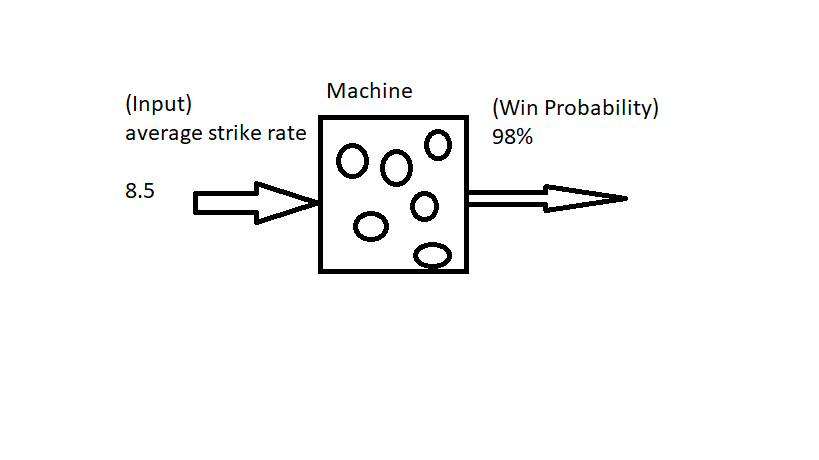
#> input picture secA1.png, 819 x 460 px, found by its file name
$ jupyter execute --allow-errors B_Innovative.ipynb   (shell and % lines are left out)
#> lines starting #> are read from the running program, lines starting #| are printed output that depends on the picture
# Intutite Deep Learning Class - B_Innovative classes

In this we will be understanding the concepts. It is more practical. But we wont be using any framework for that
The contents are -

1.

1. What is machin learning?
ans. A field of study that gives computer the ability to learn without being explicitly programmed - Arthur Sammuel
Mostly general as the name implies, ML is a subfield of computer science wherein machines learn to perform tasks for which they were not explicitly programmed.

Direct or indirect imitation after observing pattern

We know there are two type of ML supervised and unsupervised. They can be further divided into parametric and non-parametric

2. What is difference parametric and non-parametric algorithm?
ans. A parametric is characterized by having a fixed number of parameters whereas a non-parametric model's number of parameters is infinite(determined by data)

Parametric - A learning model that summarizes data with a set of parameters of fixed size (independent of the number of training examples) is called a parametric model. No matter how much data you throw at a parametric model, it won’t change its mind about how many parameters it needs.

The algorithms involve two steps:

Select a form for the function.
Learn the coefficients for the function from the training data.

Some more examples of parametric machine learning algorithms include:

Logistic Regression
Linear Discriminant Analysis
Perceptron
Naive Bayes
Simple Neural Networks

non parametric - Nonparametric methods are good when you have a lot of data and no prior knowledge, and when you don’t want to worry too much about choosing just the right features

Some more examples of popular nonparametric machine learning algorithms are:

k-Nearest Neighbors
Decision Trees like CART and C4.5
Support Vector Machines

# Introduction to Neural Prediction Forward Propagation
# 1. A Simple network Making a Prediction
# 2. What is neural network and what does it do?
# 3. Making a prediction with multiple inputs
# 4. Making a prediction with multiple outputs
# 5. Predicting on Predictions

#> (a cell that did not finish here is left out)

[cell 2]
import cv2

[cell 3]
import matplotlib.pyplot as plt

[cell 4]
img = cv2.imread('DATa\\secA1.png')
#> img is the input picture: shape (460, 819, 3); mean B, G, R 247.5, 247.4, 247.4

[cell 5]
img =cv2.resize(img,(1300,800))
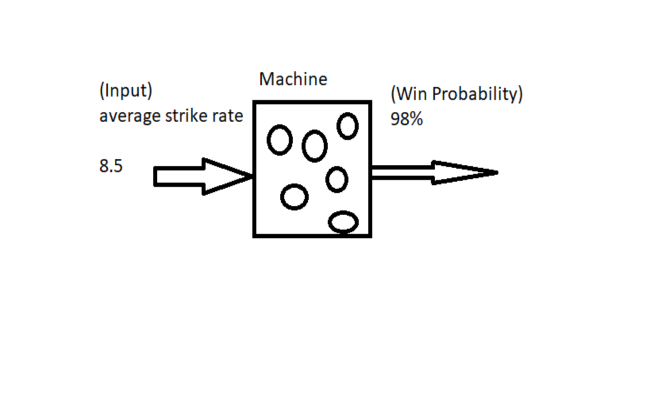
#> img: shape (800, 1300, 3) (shown at 1/2 size); mean B, G, R 247.5, 247.4, 247.4

[cell 6]
plt.imshow(img)

[cell 7]
img = cv2.imread('DATa\\secA2.png')
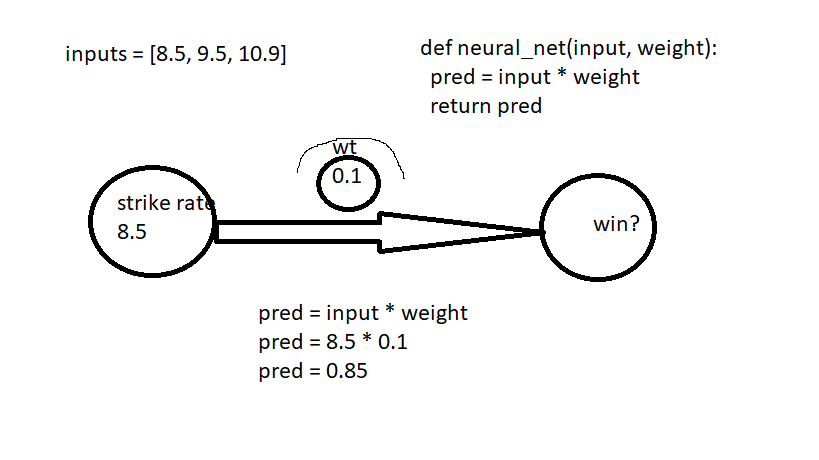
#> input picture secA2.png, 819 x 460 px, found by its file name
#> img is the input picture: shape (460, 819, 3); mean B, G, R 245.6, 245.6, 245.6
import matplotlib.pyplot as plt
plt.figure(figsize=(20,10))
 ## This is your plot
plt.imshow(img)

We just made the first neural network and used it to predict.
So for now what is neural network?
For now its one or more weights which we can multiply our input data to make prediction
So the question that comes in our mind are -

What is input data?

What is prediction?

Is this prediction always right?

How does the network learn?

[cell 8]
import numpy as np
weights = np.array([0.1, 0.2, 0])
def neural_network(input, weights):
    pred = input.dot(weights)
    return pred

strike_rates =  np.array([8.5, 9.5, 9.9, 9.0])
wlrec = np.array([0.65, 0.8, 0.8, 0.9])
nfans = np.array([1.2, 1.3, 0.5, 1.0])


input = np.array([strike_rates[0],wlrec[0],nfans[0]])
pred = neural_network(input,weights)

print(pred)

What every neural network does?
It accepts an input variable as information and a weight variable as knowledge and outputs a prediction

Another way to think about a neural network's weight is as a measure of sensitivity between input of the network
and its prediction

[cell 9]
# Instead of predicting just
# whether the team won or lost,
# now we're also predicting whether
# they are happy/sad AND the percentage
# of the team that is hurt. We are
# making this prediction using only
# the current win/loss record.

def ele_mul(number,vector):
#> called with number = 0.65
    output = [0,0,0]
    assert(len(output) == len(vector))
    for i in range(len(vector)):
        output[i] = number * vector[i]
    return output

weights = [0.3, 0.2, 0.9]

def neural_network(input, weights):
    pred = ele_mul(input,weights)
    return pred

wlrec = [0.65, 0.8, 0.8, 0.9]
input = wlrec[0]
pred = neural_network(input,weights)

print(pred)

So now we can see we are providing vectors instead of single number. Well a vector is nothing other than a list of numbers.
here inp and wts are vector. A list of vectors is called matrix

[cell 10]
            #toes %win #fans
weights = [ [0.1, 0.1, -0.3], #hurt?
            [0.1, 0.2, 0.0], #win?
            [0.0, 1.3, 0.1] ] #sad?
#toes = total striking rate
def w_sum(a,b):
    assert(len(a) == len(b))
    output = 0
    for i in range(len(a)):
        output += (a[i] * b[i])
    return output

def vect_mat_mul(vect,matrix):
    assert(len(vect) == len(matrix))
    output = [0,0,0]
    for i in range(len(vect)):
        output[i] = w_sum(vect,matrix[i])
    return output

def neural_network(input, weights):
    pred = vect_mat_mul(input,weights)
    return pred

# This dataset is the current
# status at the beginning of
# each game for the first 4 games
# in a season.

# toes = current number of toes
# wlrec = current games won (percent)
# nfans = fan count (in millions)

toes =  [8.5, 9.5, 9.9, 9.0]
wlrec = [0.65,0.8, 0.8, 0.9]
nfans = [1.2, 1.3, 0.5, 1.0]

# Input corresponds to every entry
# for the first game of the season.

input = [toes[0],wlrec[0],nfans[0]]
pred = neural_network(input,weights)

print(pred)

[cell 11]
a= np.array([0, 1, 0, 1])
b = np.array([1, 0, 1, 0])
c = np.array([0,1,1,0])

[cell 12]
np.dot(a,b)

[cell 13]
np.dot(a,c)

#> (a cell that did not finish here is left out)

# SEC B ##
Do neural networks make accurate predictions?
Why messure error?
Hot and cold learning?
calculating both direction and amount from error
Gradient Descent
Learning is just reducing error
Derivatives and how to use them to learn
Divergence and Alpha

"The only relevant test of the valadity of hypothesis is comaparison of prediction with experience" - Milton Friedman

Well this section is about compare and learn. We have already learnt about predict in previous section.

1. what we understand by compare?
2. What u understand by actually learn?

[cell 15]
knob_weight = 0.5
input = 0.5
goal_pred = 0.8

pred = input * knob_weight
error = (pred - goal_pred) ** 2
# forces the raw error to be positive by squaring
print(error)

# The error is simply telling our network how much we missed

---->Question time?
1. What is goal_pred variable?
2. Why is the error squarred?
3. Doesn't squaring make big errors(>1) bigger and smaller(<1) errors smaller?

[cell 16]
# At the en learning is about really one thing, adjusting wt know either up or down that our error reduces


# 1) An Empty Network

weight = 0.1
lr = 0.01

def neural_network(input, weight):
    prediction = input * weight
    return prediction


# 2) PREDICT: Making A Prediction And Evaluating Error

number_of_toes = [8.5]
win_or_lose_binary = [1] #(won!!!)

input = number_of_toes[0]
true = win_or_lose_binary[0]

pred = neural_network(input,weight)
error = (pred - true) ** 2
print(error)

[cell 17]
#hot and cold learning - wiggling our weights to see which direction reduces the error the most, moving our wts in that direction,
# and repeating until the error gets to 0
# 3) COMPARE: Making A Prediction With a *Higher* Weight And Evaluating Error

weight = 0.1

def neural_network(input, weight):
    prediction = input * weight
    return prediction

number_of_toes = [8.5]
win_or_lose_binary = [1] #(won!!!)

input = number_of_toes[0]
true = win_or_lose_binary[0]

lr = 0.01
p_up = neural_network(input,weight+lr)
e_up = (p_up - true) ** 2
print(e_up)

[cell 18]
# 4) COMPARE: Making A Prediction With a *Lower* Weight And Evaluating Error

weight = 0.1

def neural_network(input, weight):
    prediction = input * weight
    return prediction

number_of_toes = [8.5]
win_or_lose_binary = [1] #(won!!!)

input = number_of_toes[0]
true = win_or_lose_binary[0]

lr = 0.01
p_dn = neural_network(input,weight-lr)
e_dn = (p_dn - true) ** 2
print(e_dn)

put emphasis on
1. step amount
2. iterations
3. try up and try down

[cell 19]
weight = 0.5
input = 0.5
goal_prediction = 0.8

step_amount = 0.001


for iteration in range(1101):

    prediction = input * weight
    error = (prediction - goal_prediction) ** 2

    print("Error:" + str(error) + " Prediction:" + str(prediction))

    up_prediction = input * (weight + step_amount)
    up_error = (goal_prediction - up_prediction) ** 2

    down_prediction = input * (weight - step_amount)
    down_error = (goal_prediction - down_prediction) ** 2

    if(down_error < up_error):
        weight = weight - step_amount

    if(down_error > up_error):
        weight = weight + step_amount

#> (a cell that did not finish here is left out)

[cell 21]
weight = 0.5
goal_pred = 0.8
input = 0.5

for iteration in range(20):
    pred = input * weight
    error = (pred - goal_pred) ** 2
    direction_and_amount = (pred - goal_pred) * input
    # direction_and_amount = direction_and_amount * alpha
    weight = weight - direction_and_amount

    print("Error:" + str(error) + " Prediction:" + str(pred))

What u see is gradient descent. helps us calc amount and direction to regularize wt to reduce error

1. What is direction_and_amount?
ans. It represents how we want to change our weight. The 'pure error' (pred- goal_pred). and when we multiply raw error with input , this number represents "the raw direction and  amount we missed". Multiplying with inputs performs scaling, negative reversal and stopping

2. What is pure error?
ans. pred-goal_pred, raw direction and amount

3. What is scaling, negative reversal and stopping?
ans. These three attributes have the combined have the combined affect of translating our pure error into the absolute amount that we want to change our weight.

4. What is stopping?
ans. if our input is also 0,then it will force our direction_and_amount to also be 0.

5. What is negative reversal?
ans. if input is negative will reverse the sign of our direction_and_amount

6. What is scaling?
ans. Well logically it means that if our input was big, our weight update should also be big.cons- can go out of control
sol - alpha

[cell 22]
weight = 0.1
alpha = 0.01

def neural_network(input, weight):
    prediction = input * weight
    return prediction

# 2) PREDICT: Making A Prediction And Evaluating Error

number_of_toes = [8.5]
win_or_lose_binary = [1] # (won!!!)

input = number_of_toes[0]
goal_pred = win_or_lose_binary[0]

pred = neural_network(input,weight)
error = (pred - goal_pred) ** 2

# 3) COMPARE: Calculating "Node Delta" and Putting it on the Output Node

delta = pred - goal_pred

# 4) LEARN: Calculating "Weight Delta" and Putting it on the Weight

weight_delta = input * delta

# 5) LEARN: Updating the Weight

alpha = 0.01 # fixed before training
weight -= weight_delta * alpha

weight, goal_pred, input = (0.0, 0.8, 0.5)

for iteration in range(4):

    pred = input * weight
    error = (pred - goal_pred) ** 2
    delta = pred - goal_pred
    weight_delta = delta * input
    weight = weight - weight_delta
    print("Error:" + str(error) + " Prediction:" + str(pred))

So the golden method of learning is adjusting each weight in the correct direction and by the correct amount
so the our error reduces to 0

Well the secret is for any input and goal_pred, there is an exact relationship defined between our error and weight
error = ((2 * 4)-8) ** 2
Does it remind of something?

[cell 23]
weight = 0.5
goal_pred = 0.8
input = 0.5

for iteration in range(20):
    pred = input * weight
    error = (pred - goal_pred) ** 2
    direction_and_amount = (pred - goal_pred) * input
    weight = weight - direction_and_amount

    print("Error:" + str(error) + " Prediction:" + str(pred))

[cell 24]
img = cv2.imread('DATa\\secB1.png')
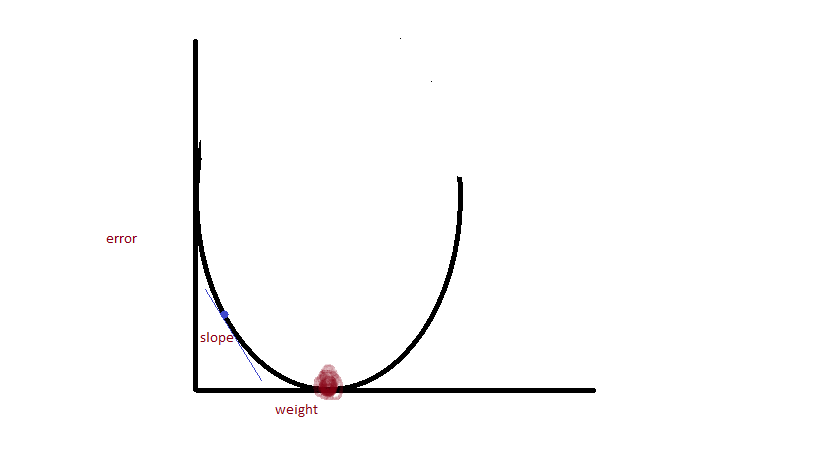
#> input picture secB1.png, 819 x 460 px, found by its file name
#> img is the input picture: shape (460, 819, 3); mean B, G, R 250.4, 250.3, 250.6
import matplotlib.pyplot as plt
plt.figure(figsize=(20,10))
 ## This is your plot
plt.imshow(img)

Key takeaways - The slope points to the bottom of the bowl(lowest error) no matter where you are in the bowl. We can use this slope
to help our neural network to reduce the error

Now we can see sensitivity is really just another name for direction and amount

--->

Wow we just defined derivative. Thus given a function, the derivative represnts the direction and the amount that one
variable changes if you change the other variable

Other way to explain derivative that it is the slope at a point on a line or curve

[cell 25]
weight = 0.5
goal_pred = 0.8
input = 2
alpha = 0.1

for iteration in range(20):
    pred  = input * weight
    error = (pred - goal_pred) ** 2
    # pred - goal_pred is delta
    derivative = input * (pred - goal_pred)
    weight = weight - (alpha * derivative)

    print("Error:" + str(error) + " Prediction:" + str(pred))

So what we understood-
The derivative defines the relationship between each weight and how much we missed. In other words, it tells how much
changing a weight contributes to the error.

to avoid overcorrectness , divergence we use alpha
--->

[cell 26]
img = cv2.imread('DATa\\secB2.png')
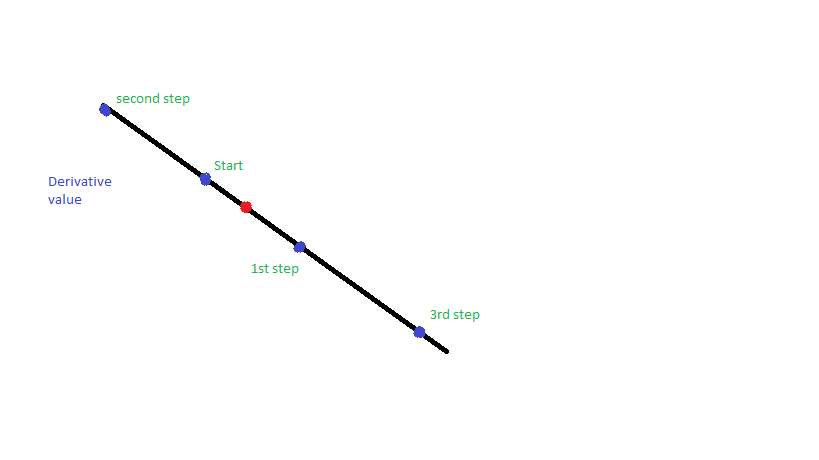
#> input picture secB2.png, 819 x 460 px, found by its file name
#> img is the input picture: shape (460, 819, 3); mean B, G, R 253.3, 253.2, 253.1

plt.figure(figsize=(20,10))
 ## This is your plot
plt.imshow(img)
